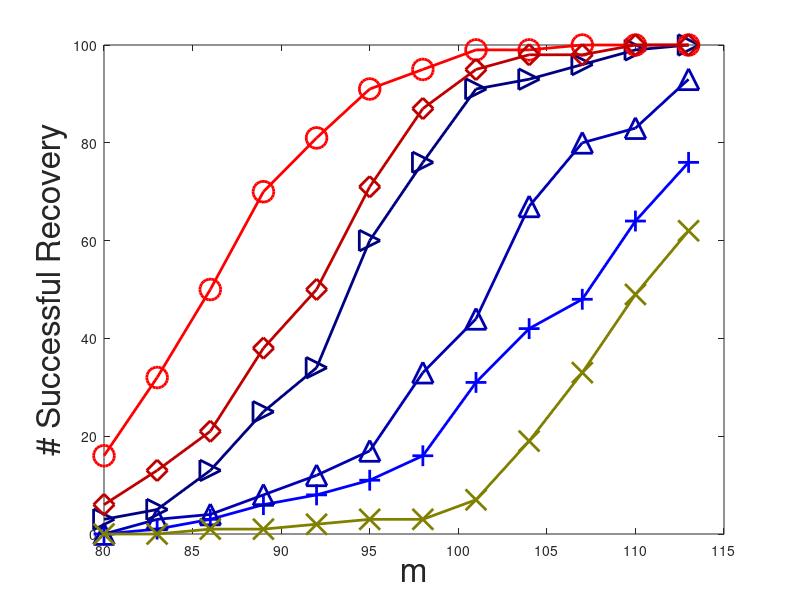
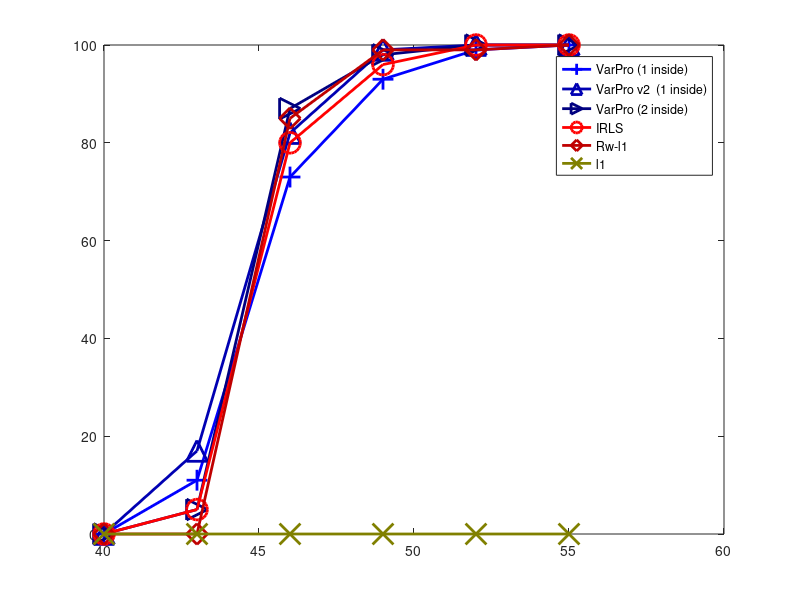

Source code (MATLAB) for these figures, in order: (Note: this script raises an error after producing the figures.)
 %% plot results
m = linspace(80,113,12);
varpro1 = [0,1,3,6,8,11,16,31,42,48,64,76];
varpro1b = [0,3,4,8,12,17,33,44,67,80,83,93];
varpro2 = [3,5,13,25,34,60,76,91,93,96,99,100];
irls = [16,32,50,70,81,91,95,99,99,100,100,100];
rwl1 = [6,13,21,38,50,71,87,95,98,98,100,100];
l1 = [0,0,1,1,2,3,3,7,19,33,49,62];
clf


plot(m,varpro1, '-+', 'linewidth',2, 'Color', [0,0,1], 'Markersize', 15);
hold on
plot(m,varpro1b,'-^', 'linewidth',2, 'Color', [0,0,0.7], 'Markersize', 15);
plot(m,varpro2,'->', 'linewidth',2, 'Color', [0,0,0.5], 'Markersize', 15);
plot(m,irls,'-o', 'linewidth',2, 'Color', [1,0,0], 'Markersize', 15);
plot(m,rwl1,'-d', 'linewidth',2, 'Color', [0.75,0,0], 'Markersize', 15);


plot(m,l1, '-x', 'linewidth',2, 'Color', [0.5,0.5,0], 'Markersize', 15);

% lgd = legend('VarPro (1 inside)', 'VarPro v2  (1 inside)', 'VarPro (2 inside)', 'IRLS', 'Rw-l1','l1')
% lgd.FontSize = 24;
% lgd.Location = 'southeast';
xlabel('m','Fontsize', 24)
ylabel('# Successful Recovery','Fontsize', 24)

f = gcf;
set(gcf, 'Units', 'Inches', 'Position', [0, 0, 9., 7.], 'PaperUnits', 'Inches', 'PaperSize', [9., 7.])
exportgraphics(f,'results/T1.png','Resolution',300)

 

%%
figure


m = linspace(40,55,6);
varpro1 = [0,11,73,93,99,100];
varpro1b = [0,17,82,99,100,100];
varpro2 = [0,5,87,98,100,100];
irls = [0,5,80,96,100,100];
rwl1 = [0,0,85,99,99,100];
clf

% plot(m,varpro1, 'linewidth',2);
% hold on
% plot(m,varpro1b, 'linewidth',2);
% plot(m,varpro2, 'linewidth',2);
% plot(m,irls, 'linewidth',2);
% plot(m,rwl1, 'linewidth',2);

plot(m,varpro1, '-+', 'linewidth',2, 'Color', [0,0,1], 'Markersize', 15);
hold on
plot(m,varpro1b,'-^', 'linewidth',2, 'Color', [0,0,0.7], 'Markersize', 15);
plot(m,varpro2,'->', 'linewidth',2, 'Color', [0,0,0.5], 'Markersize', 15);
plot(m,irls,'-o', 'linewidth',2, 'Color', [1,0,0], 'Markersize', 15);
plot(m,rwl1,'-d', 'linewidth',2, 'Color', [0.75,0,0], 'Markersize', 15);

plot(m,zeros(size(m)), '-x', 'linewidth',2, 'Color', [0.5,0.5,0], 'Markersize', 15);


lgd = legend('VarPro (1 inside)', 'VarPro v2  (1 inside)', 'VarPro (2 inside)', 'IRLS', 'Rw-l1','l1')
lgd.FontSize = 24;
lgd.Location = 'southeast';
% lgd = legend('VarPro (1 inside)', 'VarPro v2  (1 inside)', 'VarPro (2 inside)', 'IRLS', 'Rw-l1')
xlabel('m','Fontsize', 24)
ylabel('# Successful Recovery','Fontsize', 24)
lgd.FontSize = 24;
lgd.Location = 'southeast';
f = gcf;
set(gcf, 'Units', 'Inches', 'Position', [0, 0, 9., 7.], 'PaperUnits', 'Inches', 'PaperSize', [9., 7.])

exportgraphics(f,'results/T50.png','Resolution',300)


%%
figure


m = linspace(40,55,6);
varpro1 = [0,39,94,94,99,100];
varpro1b = [0,46,97,99,99,100];
varpro2 = [0,10,96,99,99,100];
irls = [0,22,85,96,99,100];
rwl1 = [0,7,90,99,99,100];
clf

% plot(m,varpro1 , 'linewidth',2);
% hold on
% plot(m,varpro1b, 'linewidth',2);
% plot(m,varpro2 , 'linewidth',2);
% plot(m,irls, 'linewidth',2);
% plot(m,rwl1, 'linewidth',2);


plot(m,varpro1, '-+', 'linewidth',2, 'Color', [0,0,1], 'Markersize', 15);
hold on
plot(m,varpro1b,'-^', 'linewidth',2, 'Color', [0,0,0.7], 'Markersize', 15);
plot(m,varpro2,'->', 'linewidth',2, 'Color', [0,0,0.5], 'Markersize', 15);
plot(m,irls,'-o', 'linewidth',2, 'Color', [1,0,0], 'Markersize', 15);
plot(m,rwl1,'-d', 'linewidth',2, 'Color', [0.75,0,0], 'Markersize', 15);

plot(m,zeros(size(m)), '-x', 'linewidth',2, 'Color', [0.5,0.5,0], 'Markersize', 15);



lgd = legend('VarPro (1 inside)', 'VarPro v2  (1 inside)', 'VarPro (2 inside)', 'IRLS', 'Rw-l1','l1')
lgd.FontSize = 24;
lgd.Location = 'southeast';
% 
% lgd = legend('VarPro (1 inside)', 'VarPro v2  (1 inside)', 'VarPro (2 inside)', 'IRLS', 'Rw-l1')
% % lgd.FontSize = 24;
% lgd.Location = 'southeast';
xlabel('m','Fontsize', 24)
ylabel('# Successful Recovery','Fontsize', 24)
f = gcf;
set(gcf, 'Units', 'Inches', 'Position', [0, 0, 9., 7.], 'PaperUnits', 'Inches', 'PaperSize', [9., 7.])

exportgraphics(f,'results/T100.png','Resolution',300)
